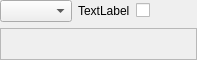
<?xml version="1.0" encoding="UTF-8"?>
<ui version="4.0">
 <author>
SPDX-FileCopyrightText: none
SPDX-License-Identifier: GPL-3.0-only OR LicenseRef-KDE-Accepted-GPL
 </author>
 <class>MultiSwitchParamWidget_UI</class>
 <widget class="QWidget" name="MultiSwitchParamWidget_UI">
  <property name="geometry">
   <rect>
    <x>0</x>
    <y>0</y>
    <width>197</width>
    <height>60</height>
   </rect>
  </property>
  <layout class="QGridLayout" name="gridLayout">
   <property name="leftMargin">
    <number>0</number>
   </property>
   <property name="topMargin">
    <number>0</number>
   </property>
   <property name="rightMargin">
    <number>0</number>
   </property>
   <property name="bottomMargin">
    <number>0</number>
   </property>
   <item row="0" column="2">
    <widget class="QCheckBox" name="m_checkBox">
     <property name="text">
      <string/>
     </property>
    </widget>
   </item>
   <item row="0" column="0">
    <widget class="QComboBox" name="methodCombo"/>
   </item>
   <item row="0" column="1">
    <widget class="QLabel" name="m_labelName">
     <property name="text">
      <string>TextLabel</string>
     </property>
    </widget>
   </item>
   <item row="1" column="0" colspan="5">
    <widget class="QWidget" name="m_widgetComment" native="true">
     <layout class="QGridLayout" name="gridLayout_2">
      <property name="leftMargin">
       <number>0</number>
      </property>
      <property name="topMargin">
       <number>0</number>
      </property>
      <property name="rightMargin">
       <number>0</number>
      </property>
      <property name="bottomMargin">
       <number>0</number>
      </property>
      <item row="0" column="0">
       <widget class="QLabel" name="m_labelComment">
        <property name="frameShape">
         <enum>QFrame::StyledPanel</enum>
        </property>
        <property name="frameShadow">
         <enum>QFrame::Raised</enum>
        </property>
        <property name="textFormat">
         <enum>Qt::RichText</enum>
        </property>
        <property name="alignment">
         <set>Qt::AlignLeading|Qt::AlignLeft|Qt::AlignTop</set>
        </property>
        <property name="wordWrap">
         <bool>true</bool>
        </property>
       </widget>
      </item>
     </layout>
    </widget>
   </item>
  </layout>
 </widget>
 <resources/>
 <connections/>
</ui>
